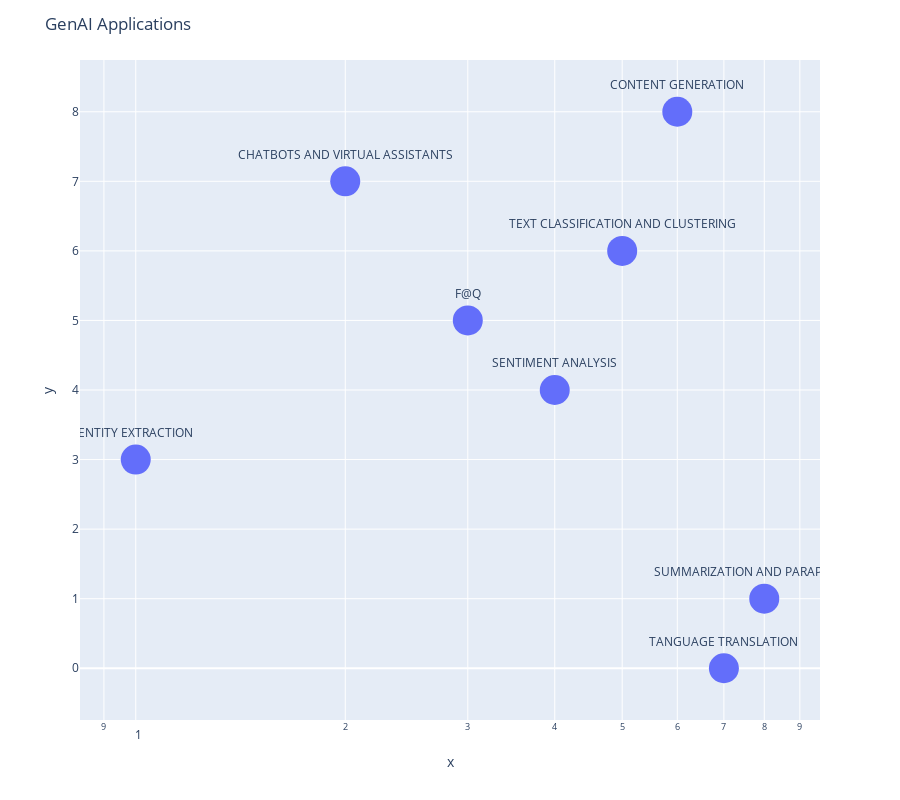

The code cell stored with this chart in its notebook:
### Code cell
import plotly.express as px
import random
import numpy as np

apps = ["CHATBOTS AND VIRTUAL ASSISTANTS", "CODE GENERATION AND DEBUGGING", 
          "SENTIMENT ANALYSIS", "TEXT CLASSIFICATION AND CLUSTERING", 
          "TANGUAGE TRANSLATION", "SUMMARIZATION AND PARAPHRASING", 
          "CONTENT GENERATION", "F@Q", "Entity Extraction"]
apps = [x.upper() for x in apps]
random.shuffle(mylist)
x = np.arange(9)
random.shuffle(x )
y = np.arange(9)
random.shuffle(y)

fig = px.scatter(x=x, y=y, text=apps, log_x=True, size_max=60)
fig.update_traces(textposition='top center')
fig.update_traces(marker_size=30)

fig.update_layout(
    height=800,
    title_text='GenAI Applications'
)

fig.show()

### Figure 1 — Plotly figure (JSON) as saved in the notebook; plotly's stock layout.template omitted (floating-point values rounded to 4 significant figures)
{"data": [{"hovertemplate": "x=%{x}<br>y=%{y}<br>text=%{text}<extra></extra>", "legendgroup": "", "marker": {"color": "#636efa", "size": 30, "symbol": "circle"}, "mode": "markers+text", "name": "", "orientation": "v", "showlegend": false, "text": ["CHATBOTS AND VIRTUAL ASSISTANTS", "CODE GENERATION AND DEBUGGING", "SENTIMENT ANALYSIS", "TEXT CLASSIFICATION AND CLUSTERING", "TANGUAGE TRANSLATION", "SUMMARIZATION AND PARAPHRASING", "CONTENT GENERATION", "F@Q", "ENTITY EXTRACTION"], "textposition": "top center", "type": "scatter", "x": [2, 0, 4, 5, 7, 8, 6, 3, 1], "xaxis": "x", "y": [7, 2, 4, 6, 0, 1, 8, 5, 3], "yaxis": "y"}], "layout": {"height": 800, "legend": {"tracegroupgap": 0}, "margin": {"t": 60}, "title": {"text": "GenAI Applications"}, "xaxis": {"anchor": "y", "domain": [0, 1], "title": {"text": "x"}, "type": "log"}, "yaxis": {"anchor": "x", "domain": [0, 1], "title": {"text": "y"}}}}
